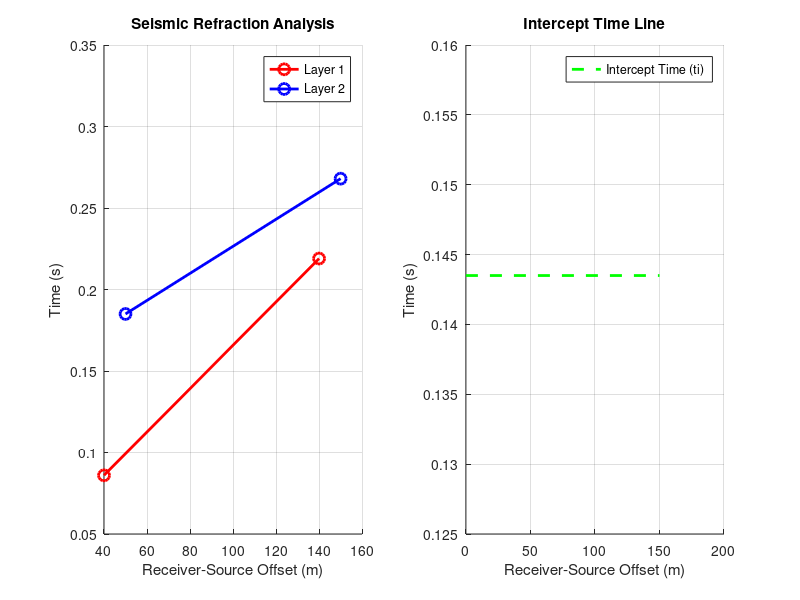

The MATLAB script that drew this image:
clc; clear; close all;

%x1 = [50, 200]; 
%t1 = [0.08, 0.20];
x1 = [40, 140]; 
t1 = [0.086, 0.219];

x2 = [50, 150];
t2 = [0.185, 0.268];

%x2 = [150, 400];
%t2 = [0.15, 0.30];

V1 = (x1(2) - x1(1)) / (t1(2) - t1(1)); % delta (x) / delta (t)
V2 = (x2(2) - x2(1)) / (t2(2) - t2(1));

m2 = (t2(2) - t2(1)) / (x2(2) - x2(1)); % Line slope
ti = t2(1) - m2 * x2(1); % Intercept time

h = (ti * V1 * V2) / (2 * sqrt(V2^2 - V1^2)); % based on Snell's Law

fprintf('Velocity of Layer 1 (V1): %.2f m/s\n', V1);
fprintf('Velocity of Layer 2 (V2): %.2f m/s\n', V2);
fprintf('Intercept Time (ti): %.4f s\n', ti);
fprintf('Depth of Interface (h): %.2f m\n', h);

figure;

subplot(1,2,1); hold on;
plot(x1, t1, 'ro-', 'LineWidth', 2, 'MarkerSize', 8);
plot(x2, t2, 'bo-', 'LineWidth', 2, 'MarkerSize', 8);
xlabel('Receiver-Source Offset (m)');
ylabel('Time (s)');
title('Seismic Refraction Analysis');
legend('Layer 1', 'Layer 2');
grid on;

subplot(1,2,2); hold on;
plot([0, max(x2)], [ti, ti], 'g--', 'LineWidth', 2);
xlabel('Receiver-Source Offset (m)');
ylabel('Time (s)');
title('Intercept Time Line');
legend('Intercept Time (ti)');
grid on;
